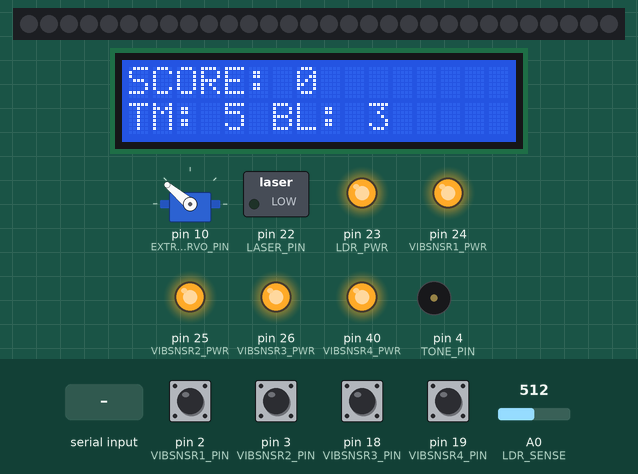
This sketch was run on a simulated Arduino Mega 2560, built with avr-gcc and run on an emulated ATmega2560. On the bench: 30 RGB LEDs in strip order, left to right, servo, 16×2 character LCD, switched loads named in the sketch (green lamp = pin HIGH), output pins drawn as LEDs (lit = HIGH), buzzer (waves = sounding). The test bench sets the inputs (shaded band); at power-on: pin 2 (VIBSNSR1_PIN), pin 3 (VIBSNSR2_PIN), pin 18 (VIBSNSR3_PIN), pin 19 (VIBSNSR4_PIN) HIGH, A0 (LDR_SENSE) = 512. Dim RGB values are drawn brighter than linear; random numbers use the default seed unless the sketch sets one; what the sketch prints to the serial monitor is not drawn.

Above: at 5.8 s.
5.9 s: pin 18 (VIBSNSR3_PIN) pulled LOW for 0.15 s
At 6.18 s:
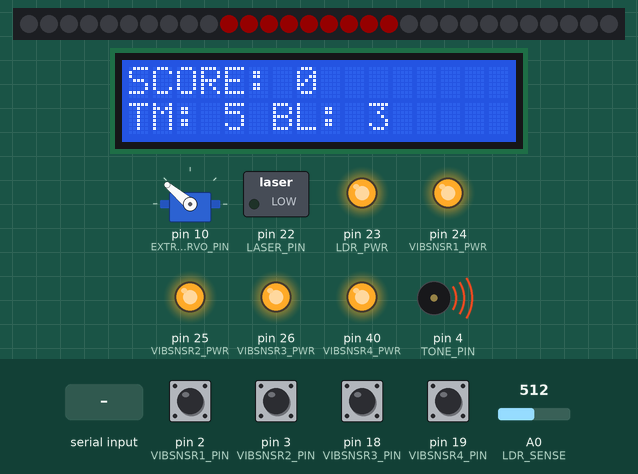
6.6 s: pin 3 (VIBSNSR2_PIN) pulled LOW for 0.15 s
At 6.87 s:
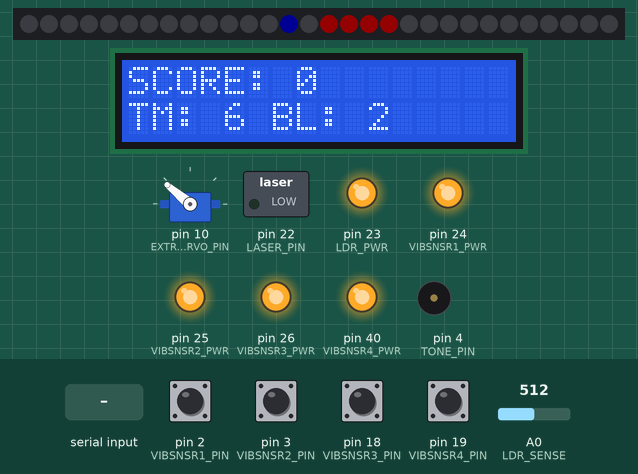
8.5 s: pin 19 (VIBSNSR4_PIN) pulled LOW for 0.15 s
At 8.85 s:
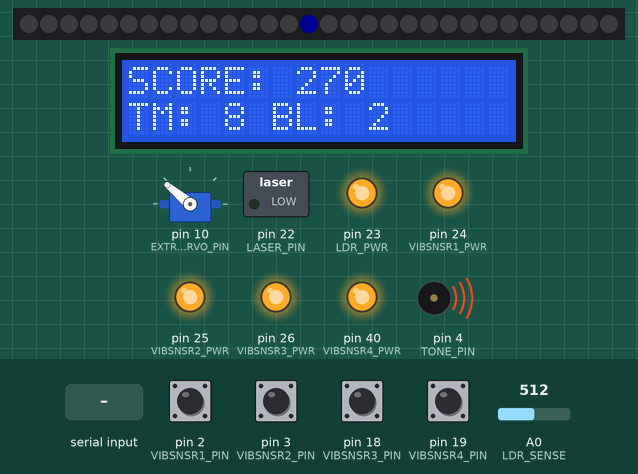
9.2 s: pin 2 (VIBSNSR1_PIN) pulled LOW for 0.15 s
At 9.69 s:
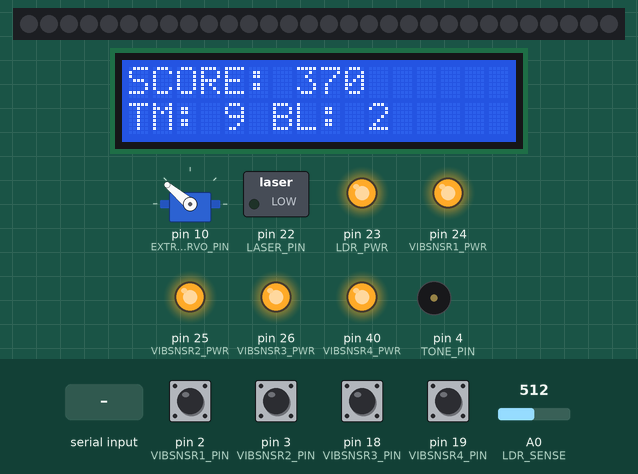
11.3 s: pin 19 (VIBSNSR4_PIN) pulled LOW for 1 s
At 13.6 s:
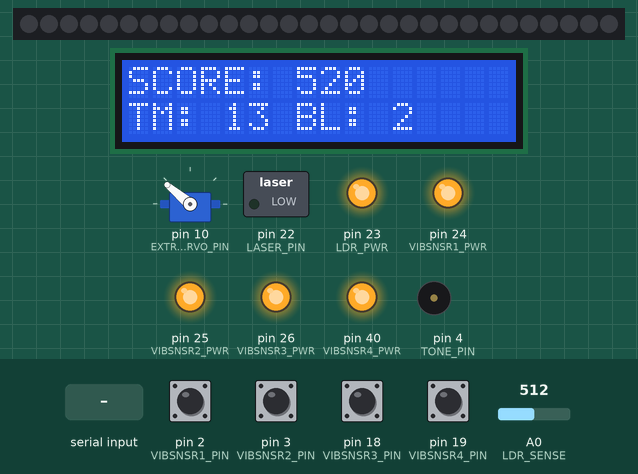
13.8 s: "DBG" received over Serial
At 17.41 s:
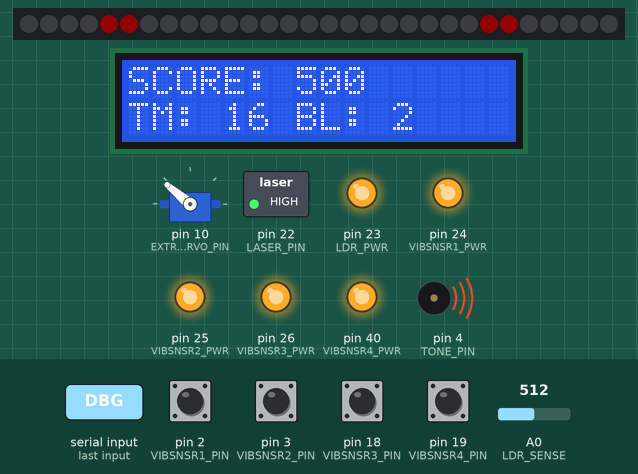
Timing chart, 0 to 61.0 s (numbered marks = the images above; inputs shaded):
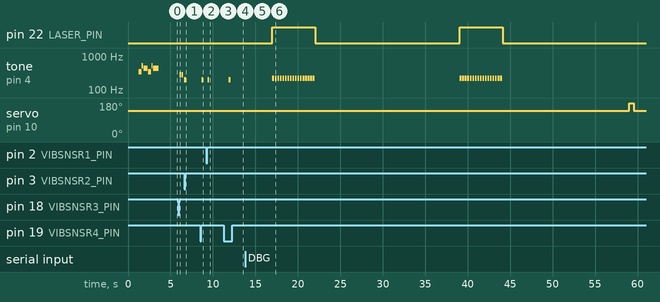

Measured:
- after the input at 5.9 s, tone on pin 4 (TONE_PIN): alternates 280 Hz for 0.20 s and silent for 0.05 s, starting after 0.18 s
- after the input at 6.6 s, tone on pin 4 (TONE_PIN): silent → 200 Hz after 0.05 s, → silent 0.20 s later
- after the input at 8.5 s, tone on pin 4 (TONE_PIN): silent → 200 Hz after 0.18 s, → silent 0.20 s later
- after the input at 9.2 s, tone on pin 4 (TONE_PIN): silent → 200 Hz after 0.16 s, → silent 0.20 s later
- after the input at 11.3 s, tone on pin 4 (TONE_PIN): silent → 200 Hz after 0.58 s, → silent 0.20 s later
- by itself, pin 22 (LASER_PIN): alternates HIGH for 5.1 s and LOW for 17.0 s
- what the display in image 4 shows lasts 0.7 s, from 9.5 s to 10.2 s

The sketch:

pinball_v0.ino
```cpp
#include <FastLED.h>
#include <LiquidCrystal.h>
#include <Servo.h>

/*debug start*/
boolean g_bDebugMode = false;
/*debug end*/

/*Laser tripwire start*/
#define LASER_PIN      22                                                  //Dxx--->LASERMOD.S
#define LDR_PWR       23                                                  //Dxx--->LDR.++
#define LDR_SENSE 0
#define MA_WIN_LSR 3
#define LASER_LDR_READ_DELAY 1 //ms
int ldrReading[MA_WIN_LSR] = {0};
int totalldrReading = 0;
boolean bLaserOn = false;
unsigned long currLaserMillis = 0;
unsigned long prevLaserMillis = 0;
#define LASER_TRIPWIRE_FREQ_LOW                        17000
#define LASER_TRIPWIRE_FREQ_HIGH                        19000
#define LASER_TRIPWIRE_PERIOD_LOW                    5000
#define LASER_TRIPWIRE_PERIOD_HIGH                    7000
#define LASER_THRESH                                                  980 //may need to be changed. Ensure immovable positions for the laser and ldr else this fails!
/*Laser tripwire end*/

/*Vib Sensor's ISR related start*/
//Since this is for the Mega 2560 R3, here are the digital pins servicing interrupts - 2, 3, 18, 19, 20, 21
#define VIB_SNSR_HIT_FREQ_BUFFER 500 //register points only after this period between successive hits (ISR invocations)
#define VIB_SNSR3_HIT_FREQ_BUFFER 750 //seperate timeout as it seems more sensitive
boolean bInterruptsInitialized = false;

#define VIBSNSR1_PIN  2 //input of vib sensor connected to D2
#define VIBSNSR1_PWR 24
#define VIBSNSR1_LED 12
volatile boolean bVibSnsr1Trig = false;
unsigned long last_vib1_hit_time = 0;

#define VIBSNSR2_PIN  3 //input of vib sensor connected to D3
#define VIBSNSR2_PWR 25
#define VIBSNSR2_LED 13
volatile boolean bVibSnsr2Trig = false;
unsigned long last_vib2_hit_time = 0;

#define VIBSNSR3_PIN  18 //ball drop collector
#define VIBSNSR3_PWR 26
volatile boolean bVibSnsr3Trig = false;
unsigned long last_vib3_hit_time = 0;

#define VIBSNSR4_PIN  19
#define VIBSNSR4_PWR 40
#define VIBSNSR4_LED 14
volatile boolean bVibSnsr4Trig = false;
unsigned long last_vib4_hit_time = 0;
/*Vib Sensor's ISR related end*/

/*LED strip start*/
#define LED_PIN                                                    27
#define NUM_LEDS                                                30
#define BRIGHTNESS                                            20
CRGBArray<NUM_LEDS> leds;
/*LED strip end*/

/*tones start*/
#define TONE_PIN 4
#define ALERT_DURATION 200
const int f_incr = 200;//349; //points added!
const int cH_decr = 225;//523; //points subtracted!
const int gSH_ball_lost = 280;//830;
const int a = 440;
const int f = 349;
const int cH = 523;
/*tones end*/

/*LCD start*/
// initialize the library by associating any needed LCD interface pin
// with the arduino pin number it is connected to
const int rs = 28, en = 30, d4 = 32, d5 = 34, d6 = 36, d7 = 38;
LiquidCrystal lcd(rs, en, d4, d5, d6, d7);
/*LCD end*/

/*Extra ball start*/
#define EXTRA_BALL_SERVO_PIN 10
//const int EXTRA_BALL_REL_TIME_LOW = 30000;
//const int EXTRA_BALL_REL_TIME_HIGH = 35000;
long randRelTime = 0;
const int EXTRA_BALL_GATE_CLOSED_ANGLE = 140;
const int EXTRA_BALL_GATE_OPEN_ANGLE = 180;
const int EXTRA_BALL_SERVO_MOVE_WAIT = 100;
Servo xtraBallServo;
boolean g_bXtraBallReleased = false;
/*Extra ball end*/

/*game lifetime management start*/
boolean g_bStartGame = false;
long g_pointsScored = 0;
unsigned long g_gmTime = 0;
int g_ballsLeft = 0;
const int GAME_SESSION_TIME = 90;//seconds
/*game lifetime management end*/

void setup() {

  Serial.begin(9600);

  randomSeed(analogRead(15));

  //so that people know its booting...
  BootLEDs();

  InitGame();

  Serial.println("Ready.  Start Playing !!");
  Serial.println( "Xtra Ball to be released at time: " + String(randRelTime) );

  g_gmTime = 0;
  g_pointsScored = 0;
  g_ballsLeft = 3;

}

void BootLEDs()
{
  FastLED.addLeds<WS2812B, LED_PIN, GRB>(leds, NUM_LEDS).setCorrection( TypicalLEDStrip );
  FastLED.setBrightness(  BRIGHTNESS );

  for (int i = 0; i < (NUM_LEDS); i++)
  {
    leds[i] = CRGB(255, 0, 0); FastLED.show();
  }
  delay(200);
  for (int i = 0; i < (NUM_LEDS); i++)
  {
    leds[i] = CRGB(0, 255, 0); FastLED.show();
  }
  delay(200);
  for (int i = 0; i < (NUM_LEDS); i++)
  {
    leds[i] = CRGB(0, 0, 255); FastLED.show();
  }

  delay(300);
}

void beep(int note, int duration)
{
  tone(TONE_PIN, note, duration);
  delay(duration);
  noTone(TONE_PIN);
  delay(50);
}

void InitGame()
{
  pinMode(LASER_PIN, OUTPUT);
  pinMode(LDR_PWR, OUTPUT);
  pinMode(LDR_SENSE, INPUT);
  pinMode(VIBSNSR3_PWR, OUTPUT);
  digitalWrite(VIBSNSR3_PWR, HIGH);
  pinMode(VIBSNSR4_PWR, OUTPUT);
  digitalWrite(VIBSNSR4_PWR, HIGH);
  pinMode(VIBSNSR1_PWR, OUTPUT);
  digitalWrite(VIBSNSR1_PWR, HIGH);
  pinMode(VIBSNSR2_PWR, OUTPUT);
  digitalWrite(VIBSNSR2_PWR, HIGH);
  pinMode(TONE_PIN, OUTPUT);
  digitalWrite(LDR_PWR, HIGH);//todo - later move to high only when laser trip on

  //SetupExtHWInterrupts();

  SetupBatmobileLauncher();

  // set up the LCD's number of columns and rows:
  lcd.begin(16, 2);
  lcd.print("BATMAN!");
  lcd.setCursor(0, 1);
  lcd.print("Mini Pinball!!");

  //some music
  RunStartMusic();

  g_bStartGame = true;
  GameStartLEDAnim();

  lcd.clear();

  SetFloatingPins();

  GenRandomXtraBallReleaseTime();
}

void RunStartMusic()
{
  noTone(TONE_PIN);
  beep(a, 1);
  beep(a, 1);
  beep(a, 1);
  beep(f, 350);
  beep(cH, 150);
  beep(a, 500);
  beep(f, 350);
  beep(cH, 150);
  beep(a, 650);
}

void SetupBatmobileLauncher()
{
  xtraBallServo.attach(EXTRA_BALL_SERVO_PIN);
  xtraBallServo.write(EXTRA_BALL_GATE_CLOSED_ANGLE);
  delay(EXTRA_BALL_SERVO_MOVE_WAIT);
  xtraBallServo.detach();
  g_bXtraBallReleased = false;

}

void GenRandomXtraBallReleaseTime()
{
  randRelTime = random(GAME_SESSION_TIME - 75, GAME_SESSION_TIME - 15);
}

void SetFloatingPins()
{
  pinMode(VIBSNSR3_PIN, INPUT_PULLUP);
  pinMode(VIBSNSR1_PIN, INPUT_PULLUP);
  pinMode(VIBSNSR2_PIN, INPUT_PULLUP);
  pinMode(VIBSNSR4_PIN, INPUT_PULLUP);
}

void GameStartLEDAnim()
{
  /*for (int i = 0; i < NUM_LEDS; i++)
    {
    leds[i] = CRGB::HotPink; FastLED.show(); delay(30);
    leds[i + 1] = CRGB::Maroon; FastLED.show(); delay(30);
    leds[i + 2] = CRGB::Aqua; FastLED.show(); delay(30);
    leds[i + 3] = CRGB::Gray; FastLED.show(); delay(30);
    }

    for (int i = NUM_LEDS; i > 3; i--)
    {
    leds[i] = CRGB::Yellow; FastLED.show(); delay(30);
    leds[i - 1] = CRGB::Lime; FastLED.show(); delay(30);
    leds[i - 2] = CRGB::Teal; FastLED.show(); delay(30);
    leds[i - 3] = CRGB::Purple; FastLED.show(); delay(30);
    }

    delay(500);
  */

  for (int i = 0; i < NUM_LEDS; i++)
  {
    leds[i] = CRGB(0, 0, 0); FastLED.show(); delay(30);
  }
}

/*
  From - http://gammon.com.au/interrupts
  TL;DR :
  When writing an Interrupt Service Routine (ISR):

  Keep it short
  Don't use delay ()
  Don't do serial prints
  Make variables shared with the main code volatile
  Variables shared with main code may need to be protected by "critical sections" (see below)
  Don't try to turn interrupts off or on
*/
void SetupExtHWInterrupts()
{
  //clear the interrupts and set them
  EIFR = (1 << INTF3);
  attachInterrupt( digitalPinToInterrupt(VIBSNSR3_PIN), VibSnsr3Trig, LOW );
  EIFR = (1 << INTF4);
  attachInterrupt( digitalPinToInterrupt(VIBSNSR1_PIN), VibSnsr1Trig, LOW );
  EIFR = (1 << INTF5);
  attachInterrupt( digitalPinToInterrupt(VIBSNSR2_PIN), VibSnsr2Trig, LOW );
  EIFR = (1 << INTF2);
  attachInterrupt( digitalPinToInterrupt(VIBSNSR4_PIN), VibSnsr4Trig, LOW );
}

/*ISR's start*/
void VibSnsr4Trig()
{
  bVibSnsr4Trig = true;
}

void VibSnsr3Trig()
{
  bVibSnsr3Trig = true;
}

void VibSnsr2Trig()
{
  bVibSnsr2Trig = true;
}

void VibSnsr1Trig()
{
  bVibSnsr1Trig = true;
}
/*ISR's end*/

void MngVibSnsr3Hit()
{
  unsigned long vib3_curr_hit_tm = millis();
  if ( ( vib3_curr_hit_tm - last_vib3_hit_time) <= VIB_SNSR3_HIT_FREQ_BUFFER)
  {
    last_vib3_hit_time = vib3_curr_hit_tm;
    return;
  }
  else
  {
    //Flash relevant LED
    for (int i = 10; i < 19; i++)//@todo - reduce # of LEDs if game is sluggish
    {
      leds[i] = CRGB(255, 0, 0); FastLED.show();
    }

    //sound ball lost alert
    BallLostAlert();

    DbgPrint("BALL LOST!");
    last_vib3_hit_time = vib3_curr_hit_tm;

    //display update on LCD
    g_ballsLeft --;
    if (g_ballsLeft <= 0)
    {
      g_ballsLeft = 0;
      //@todo - game over
    }

    return;
  }
}

void MngVibSnsr4Hit()
{
  //check if there was a hit immediately before this...
  unsigned long vib4_curr_hit_tm = millis();
  if ( ( vib4_curr_hit_tm - last_vib4_hit_time) <= VIB_SNSR_HIT_FREQ_BUFFER)
  {
    last_vib4_hit_time = vib4_curr_hit_tm;
    return;
  }
  else
  {
    //Flash relevant LED
    leds[VIBSNSR4_LED] = CRGB(0, 0, 255);
    FastLED.show();

    //update points
    g_pointsScored += 150;

    //sound incr alert
    IncrementAlert();

    DbgPrint("hit vib4!");
    last_vib4_hit_time = vib4_curr_hit_tm;
    return;
  }
}

void MngVibSnsr2Hit()
{
  //check if there was a hit immediately before this...
  unsigned long vib2_curr_hit_tm = millis();
  if ( ( vib2_curr_hit_tm - last_vib2_hit_time) <= VIB_SNSR_HIT_FREQ_BUFFER)
  {
    last_vib2_hit_time = vib2_curr_hit_tm;
    return;
  }
  else
  {
    //Flash relevant LED
    leds[VIBSNSR2_LED] = CRGB(0, 0, 255);
    FastLED.show();

    //update points
    g_pointsScored += 120;

    //sound incr alert
    IncrementAlert();

    DbgPrint("hit vib2!");
    last_vib2_hit_time = vib2_curr_hit_tm;
    return;
  }
}

void MngVibSnsr1Hit()
{
  //check if there was a hit immediately before this...
  unsigned long vib1_curr_hit_tm = millis();
  if ( ( vib1_curr_hit_tm - last_vib1_hit_time) <= VIB_SNSR_HIT_FREQ_BUFFER)
  {
    last_vib1_hit_time = vib1_curr_hit_tm;
    return;
  }
  else
  {
    //Flash relevant LED
    leds[VIBSNSR1_LED] = CRGB(0, 0, 255);
    FastLED.show();

    //update points
    g_pointsScored += 100;

    //sound incr alert
    IncrementAlert();

    DbgPrint("hit vib1!");
    last_vib1_hit_time = vib1_curr_hit_tm;
    return;
  }
}

/*check all the vib sensors trigger states*/
void ManageTriggeredVibSnsrs()
{

  //crit section start - save all shared volatiles to locals here
  byte oldSREG = SREG; //save current interrupt state

  noInterrupts(); //disable all interrupts so that it doesnt interfere with shared var access
  boolean bVibS1 = bVibSnsr1Trig;
  boolean bVibS2 = bVibSnsr2Trig;
  boolean bVibS3 = bVibSnsr3Trig;
  boolean bVibS4 = bVibSnsr4Trig;
  bVibSnsr1Trig = false;
  bVibSnsr2Trig = false;
  bVibSnsr3Trig = false;
  bVibSnsr4Trig = false;

  SREG = oldSREG; //restore interrupt state
  //interrupts();
  //crit section end

  /*vib sensor 1 start*/
  if (bVibS1)
  {
    MngVibSnsr1Hit();
  }
  else
  {
    //turn off LED for vib1snsr
    leds[VIBSNSR1_LED] = CRGB(0, 0, 0);
    FastLED.show();
  }
  /*vib sensor 1 end*/

  /*vib sensor 2 start*/
  if (bVibS2)
  {
    MngVibSnsr2Hit();
  }
  else
  {
    //turn off LED for vib2snsr
    leds[VIBSNSR2_LED] = CRGB(0, 0, 0);
    FastLED.show();
  }
  /*vib sensor 2 end*/

  /*vib sensor 3 start*/
  if (bVibS3)
  {
    MngVibSnsr3Hit();
  }
  else
  {
    //turn off LED for vib3snsr
    for (int i = 10; i < 19; i++)
    {
      leds[i] = CRGB(0, 0, 0); FastLED.show();
    }
  }
  /*vib sensor 3 end*/

  if (bVibS4)
  {
    MngVibSnsr4Hit();
  }
  else
  {
    //turn off LED for vib4snsr
    leds[VIBSNSR4_LED] = CRGB(0, 0, 0);
    FastLED.show();
  }

}

void DbgPrint(String str)
{
  if (g_bDebugMode)
    Serial.println(str);
}

void BallLostAlert()
{
  noTone(TONE_PIN);
  beep(gSH_ball_lost, ALERT_DURATION);
  beep(gSH_ball_lost, ALERT_DURATION);
  //tone(TONE_PIN, gSH_ball_lost, ALERT_DURATION * 2);
}

void DecrementAlert()
{
  //sound off a note noting the decrement of points
  noTone(TONE_PIN);
  beep(cH_decr, ALERT_DURATION);
  //tone(TONE_PIN, cH_decr, ALERT_DURATION);
}

void IncrementAlert()
{
  //sound off a note noting the increment of points
  noTone(TONE_PIN);
  //beep(f_incr, ALERT_DURATION);
  tone(TONE_PIN, f_incr, ALERT_DURATION);
}

void GameOverAlert()
{
  noTone(TONE_PIN);
  beep(gSH_ball_lost, ALERT_DURATION);
  beep(cH_decr, ALERT_DURATION);
  beep(cH_decr, ALERT_DURATION);
  beep(cH_decr, ALERT_DURATION);
  beep(gSH_ball_lost, ALERT_DURATION);
  noTone(TONE_PIN);
}

void UpdateLCD()
{
  if ( ( (g_gmTime / 1000) >= GAME_SESSION_TIME) || (g_ballsLeft == 0) )
  {
    //@todo - game over processing
    lcd.clear();
    lcd.home();
    lcd.print("GAME OVER!!");
    long score = g_pointsScored;
    lcd.setCursor(0, 1);
    lcd.print("TOTSCR: " + String(score));
    //GameOverAlert();
    g_bStartGame = false;
  }
  else
  {
    UpdatePointsLCD();
    UpdateGameTimeBallsLCD();
  }

}

//@todo - sometimes the score >1000 retains its trailing zero which temporarily
//leads to a wrong score being displayed. Need to correct it somehow.
void UpdatePointsLCD()
{
  //display latest score on LCD
  lcd.clear();
  lcd.setCursor(0, 0);
  String strScore(g_pointsScored);
  lcd.print("SCORE: " + strScore);
}

void UpdateGameTimeBallsLCD()
{
  lcd.setCursor(0, 1);

  String strTR(g_gmTime / 1000);
  String strBR(g_ballsLeft);
  lcd.print("TM: " + strTR + " BL: " + strBR);
}

void MiscStateCheck()
{
  g_gmTime = millis(); //http://www.gammon.com.au/millis

  if ( randRelTime <= ( g_gmTime / 1000 ) ) //&& ( g_gmTime <= randRelTime + 3 ) )
  {
    XtraBallRelease();
  }

}

void XtraBallRelease()
{
  if (!g_bXtraBallReleased)
  {
    xtraBallServo.attach(EXTRA_BALL_SERVO_PIN);
    xtraBallServo.write(EXTRA_BALL_GATE_OPEN_ANGLE);
    FlashXtraBallRelLEDs(true);
    delay(EXTRA_BALL_SERVO_MOVE_WAIT * 5); //wait for the xtra ball to roll out
    g_bXtraBallReleased = true;
    xtraBallServo.write(EXTRA_BALL_GATE_CLOSED_ANGLE);
    delay(EXTRA_BALL_SERVO_MOVE_WAIT);
    xtraBallServo.detach();
    g_ballsLeft++;
    g_pointsScored += 300;
    FlashXtraBallRelLEDs(false);
  }

}

void FlashXtraBallRelLEDs(boolean bFlash)
{
  if (bFlash)
  {
    leds[7] = CRGB(217, 25, 255);
    FastLED.show();
    leds[8] = CRGB(217, 25, 255);
    FastLED.show();
    leds[9] = CRGB(217, 25, 255);
    FastLED.show();
    leds[10] = CRGB(217, 25, 255);
    FastLED.show();
  }
  else
  {
    leds[7] = CRGB(0, 0, 0);
    FastLED.show();
    leds[8] = CRGB(0, 0, 0);
    FastLED.show();
    leds[9] = CRGB(0, 0, 0);
    FastLED.show();
    leds[10] = CRGB(0, 0, 0);
    FastLED.show();
  }
}

void Monitor_Laser_Trap()
{

  if (bLaserOn)
  {
    for (int i = 0; i < MA_WIN_LSR; i++)
    {
      analogRead(LDR_SENSE); //first reading is useless
      delay(LASER_LDR_READ_DELAY);
      ldrReading[i] = analogRead(LDR_SENSE);
    }

    for (int x = 0; x < MA_WIN_LSR; x++)
    {
      totalldrReading += ldrReading[x];
    }

    //DbgPrint(String(totalldrReading / MA_WIN_LSR));

    if (totalldrReading / MA_WIN_LSR <= LASER_THRESH)
    {
      //tripped! Decrement points!
      DecrementAlert();
      g_pointsScored -= 20;
      FlashLaserLDRLeds(true);
      DbgPrint(String(totalldrReading / MA_WIN_LSR));
    }
  }
  else
    FlashLaserLDRLeds(false);
  totalldrReading = 0;
}

void FlashLaserLDRLeds(boolean bHit)
{
  if (bHit)
  {
    //red
    leds[4] = CRGB(255, 0, 0);
    FastLED.show();
    leds[5] = CRGB(255, 0, 0);
    FastLED.show();
    leds[24] = CRGB(255, 0, 0);
    FastLED.show();
    leds[23] = CRGB(255, 0, 0);
    FastLED.show();
  }
  else
  {
    //none
    leds[4] = CRGB(0, 0, 0);
    FastLED.show();
    leds[5] = CRGB(0, 0, 0);
    FastLED.show();
    leds[24] = CRGB(0, 0, 0);
    FastLED.show();
    leds[23] = CRGB(0, 0, 0);
    FastLED.show();
  }
}

void Disengage_Laser_TripWire()
{
  digitalWrite(LASER_PIN, LOW);
  bLaserOn = false;
}

void Engage_Laser_TripWire()
{
  digitalWrite(LASER_PIN, HIGH);
  bLaserOn = true;
}

void DoLaserOps()
{
  currLaserMillis = millis();

  if (!bLaserOn)
  {
    unsigned long laserFreq = currLaserMillis - prevLaserMillis;
    if ( ( (LASER_TRIPWIRE_FREQ_LOW) <= ( laserFreq ) ) &&  ( ( laserFreq ) <= (LASER_TRIPWIRE_FREQ_HIGH) ) )
    {
      DbgPrint("Engaging laser!");
      //digitalWrite(LDR_PWR, HIGH); //@todo - see if the quick succession of LDR PWR then laser on causes a stray reading? If yes, move this elsewhere
      Engage_Laser_TripWire();
      prevLaserMillis = currLaserMillis;
    }
  }

  if (bLaserOn)
  {
    unsigned long laserFreq = currLaserMillis - prevLaserMillis;
    if ( (LASER_TRIPWIRE_PERIOD_LOW <= laserFreq) && (laserFreq <= LASER_TRIPWIRE_PERIOD_HIGH) )
    {
      DbgPrint("Disengaging laser!");
      //digitalWrite(LDR_PWR, LOW);
      Disengage_Laser_TripWire();
      prevLaserMillis = currLaserMillis;
    }
  }

  Monitor_Laser_Trap();
}

void GameLoop()
{

  ManageTriggeredVibSnsrs();

  if ( !bInterruptsInitialized )
  {
    //do this here to avoid issues (e.g. noise due to the motors etc.)
    //though filtering the circuit is highly recommended
    SetupExtHWInterrupts();
    bInterruptsInitialized = true;
    g_gmTime = 0;
  }

  DoLaserOps();

  UpdateLCD();

  MiscStateCheck();

  //check to see if we're in debug mode
  if (Serial.available() > 0) //something is waiting for us in the Rx buffer. Inspect it.
  {
    String str1 = Serial.readString();
    if ( str1 == "DBG" )
    {
      g_bDebugMode = true;
      Serial.println("DEBUG MODE ON!");
    }
    if ( str1 == "NODBG")
    {
      g_bDebugMode = false;
      Serial.println("DEBUG MODE OFF!");
    }
  }

}

void loop() {

  if (g_bStartGame)
  {
    GameLoop();
  }
  else
  {
    //run demo mode
  }

}
```
